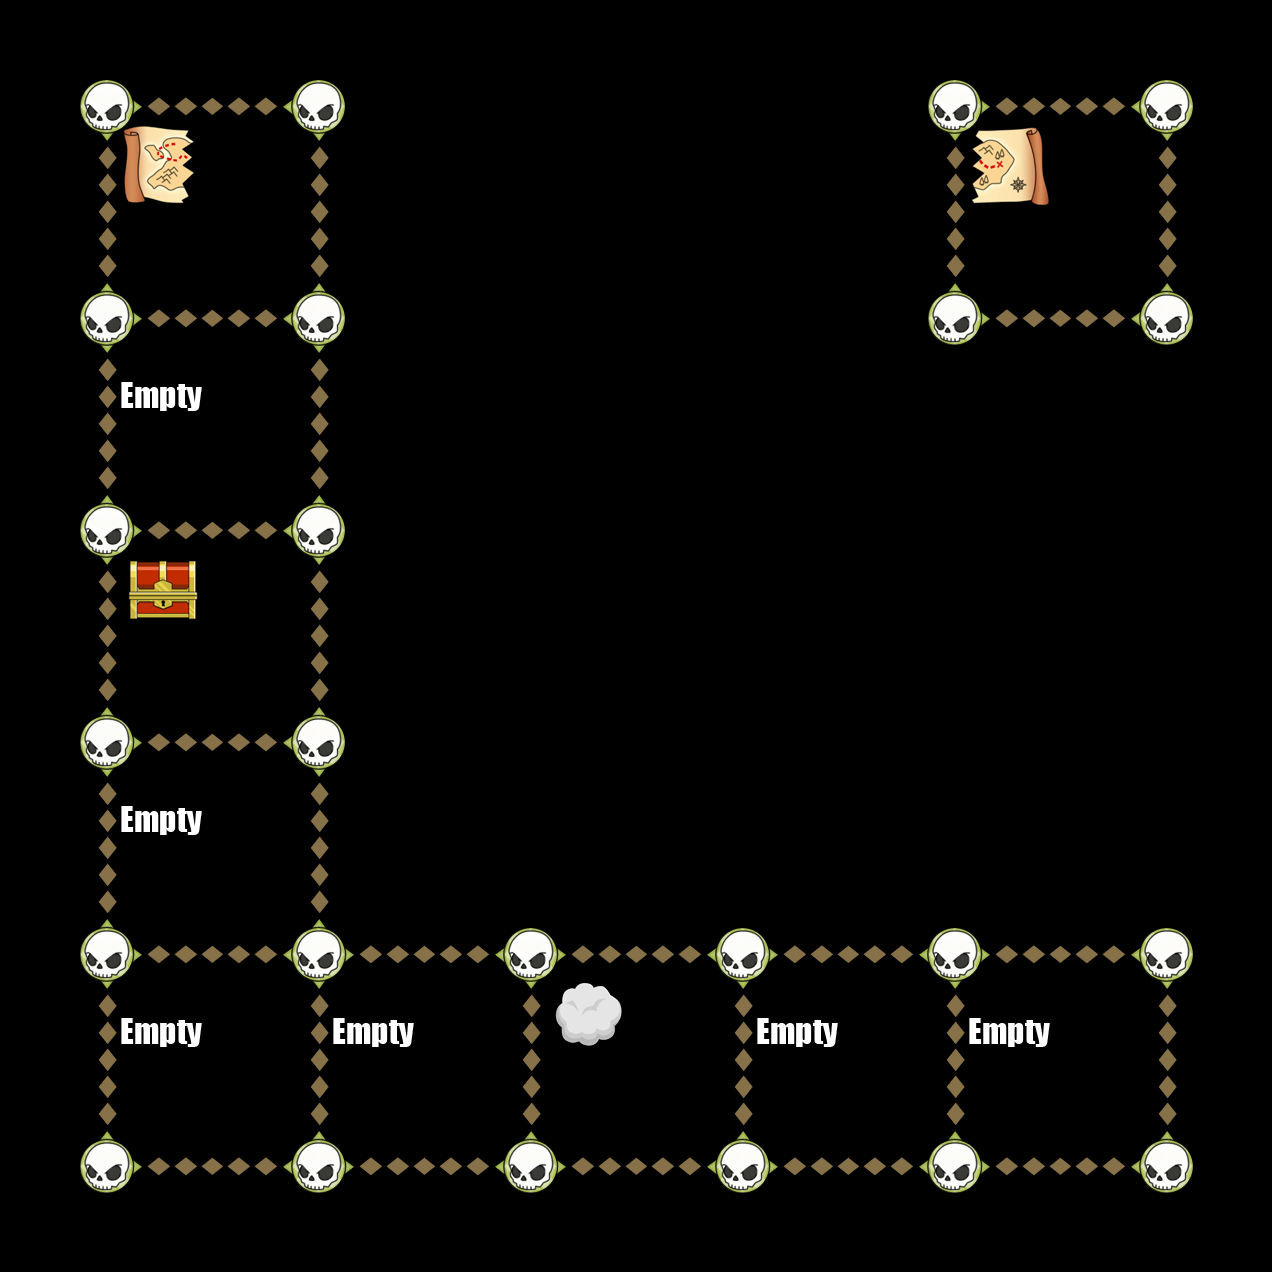

Tiled map render using the project's own tile images. Description and the map definition, with tile-layer contents summarised, below:
An orthogonal 6x6 tile map with 212x212 px tiles, 6 tile layers (Down, Up, Left, Right, ...).

<map version="1.0" orientation="orthogonal" width="6" height="6" tilewidth="212" tileheight="212">
 <tileset firstgid="1" name="TileGraphic_Final-ipadhd" tilewidth="212" tileheight="212">
  <image source="TileGraphic_Final-ipadhd.png" width="636" height="1060" />
  <tile id="0">
   <properties>
    <property name="LineFilled" value="True" />
   </properties>
  </tile>
  <tile id="2">
   <properties>
    <property name="Item" value="TreasureBox" />
   </properties>
  </tile>
  <tile id="4">
   <properties>
    <property name="RowFilled" value="True" />
   </properties>
  </tile>
  <tile id="6">
   <properties>
    <property name="Item" value="CannonLeft" />
   </properties>
  </tile>
  <tile id="7">
   <properties>
    <property name="Item" value="ShipRight" />
   </properties>
  </tile>
  <tile id="8">
   <properties>
    <property name="Item" value="MapOne" />
   </properties>
  </tile>
  <tile id="9">
   <properties>
    <property name="Item" value="CannonRight" />
   </properties>
  </tile>
  <tile id="10">
   <properties>
    <property name="Item" value="ShipLeft" />
   </properties>
  </tile>
  <tile id="11">
   <properties>
    <property name="Item" value="MapTwo" />
   </properties>
  </tile>
  <tile id="12">
   <properties>
    <property name="Item" value="Empty" />
   </properties>
  </tile>
  <tile id="13">
   <properties>
    <property name="Item" value="Skull" />
   </properties>
  </tile>
  <tile id="14">
   <properties>
    <property name="Item" value="Fog" />
   </properties>
  </tile>
 </tileset>
 <layer name="Down" width="6" height="6">
  <data>[36 cells, 16 non-empty, 1 distinct tile ids]</data>
 </layer>
 <layer name="Up" width="6" height="6">
  <data>[36 cells, 16 non-empty, 1 distinct tile ids]</data>
 </layer>
 <layer name="Left" width="6" height="6">
  <data>[36 cells, 16 non-empty, 1 distinct tile ids]</data>
 </layer>
 <layer name="Right" width="6" height="6">
  <data>[36 cells, 16 non-empty, 1 distinct tile ids]</data>
 </layer>
 <layer name="Dots" width="6" height="6">
  <data>[36 cells, 24 non-empty, 1 distinct tile ids]</data>
 </layer>
 <layer name="Items" width="6" height="6">
  <data>[36 cells, 10 non-empty, 5 distinct tile ids]</data>
 </layer>
</map>
